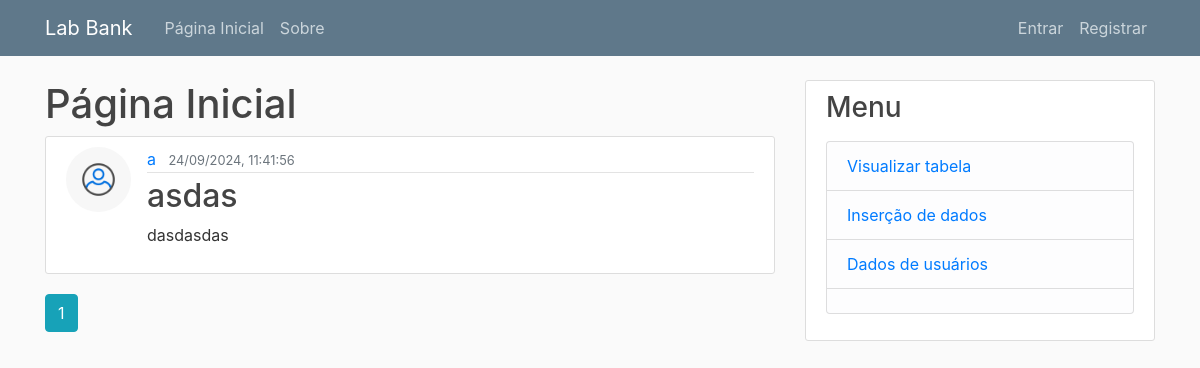
Page /home on the earlier database version.
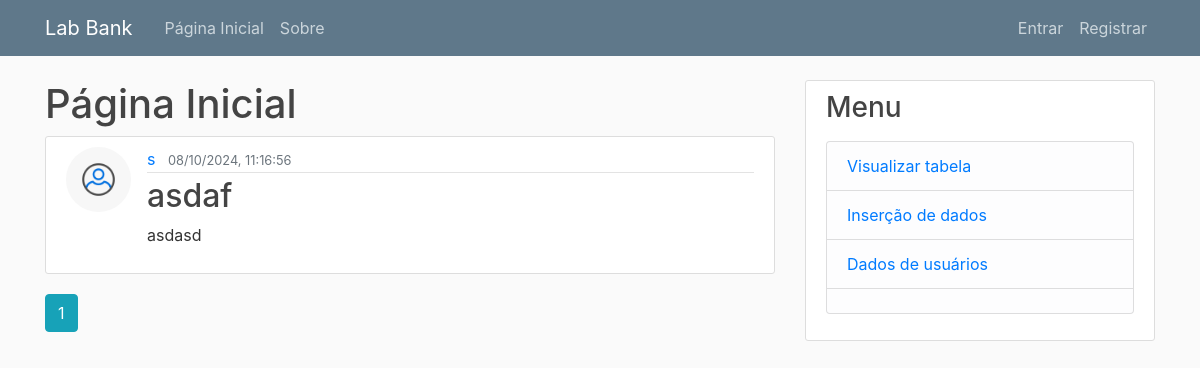
Same page on the later database version.
### lab_bank/models.py (models this page shows, shortened)
class Post(db.Model):
    id = db.Column(db.Integer, primary_key=True)
    title = db.Column(db.String(100), nullable=False)
    date_posted = db.Column(db.DateTime, nullable=False, default=datetime.now(pytz.timezone('America/Sao_Paulo')))
    content = db.Column(db.Text, nullable=False)
    user_id = db.Column(db.Integer, db.ForeignKey('user.id'), nullable=False)

class User(db.Model, UserMixin):
    id = db.Column(db.Integer, primary_key=True)
    username = db.Column(db.String(100), unique=True, nullable=False)
    email = db.Column(db.String(200), unique=True, nullable=False)
    profile_picture = db.Column(db.String(20), nullable=False, default='default.jpg')
    password = db.Column(db.String(60))
    posts = db.relationship('Post', backref='author', lazy=True)
    subjects = db.relationship('Subject', backref='owner', lazy=True)

### lab_bank/main/routes.py (the view)
@main.route('/')
@main.route('/home')
def home():
    page = request.args.get('page', 1, type = int)
    posts = Post.query.order_by(Post.date_posted.desc()).paginate(page = page, per_page = 7)
    return render_template('home.html', title = 'Página Inicial', posts = posts)  # mágica???

### lab_bank/templates/home.html
{% extends 'layout.html' %}
{% block content %}
<h1> Página Inicial </h1>
	{% for post in posts.items %}
		<article class="media content-section">
		<img class="rounded-circle article-img" src="{{ url_for('static', filename = 'profile_pictures/' + post.author.profile_picture) }}">
			<div class="media-body">
				<div class="article-metadata">
					<a class="mr-2" href="{{ url_for('users.user_posts', username = post.author.username) }}">{{ post.author.username }}</a>
					<small class="text-muted">{{ post.date_posted.strftime('%d/%m/%Y, %H:%M:%S') }}</small>
				</div>
				<h2>
					<a class="article-title" href="{{ url_for('posts.post', post_id = post.id) }}">{{ post.title }}</a>
				</h2>
				<p class="article-content">{{ post.content }}</p>
			</div>
		</article>
	{% endfor %}
	{% for page_num in posts.iter_pages() %}
		{%if page_num %}
			{%if posts.page == page_num %}
				<a class = "btn btn-info mb-4" href = "{{ url_for('main.home', page = page_num) }}"> {{ page_num }} </a>
			{% else %}
				<a class = "btn btn-outline-info mb-4" href = "{{ url_for('main.home', page = page_num) }}"> {{ page_num }} </a>
			{% endif %}
		{% else %}
			...
		{% endif %}
	{% endfor %}
{% endblock %}

Differences in the rows shown:
removed Post: profile_picture (placeholder picture), author.username "a", date_posted "24/09/2024, 11:41:56", title "asdas", content "dasdasdas"
added Post: profile_picture (placeholder picture), author.username "s", date_posted "08/10/2024, 11:16:56", title "asdaf", content "asdasd"
